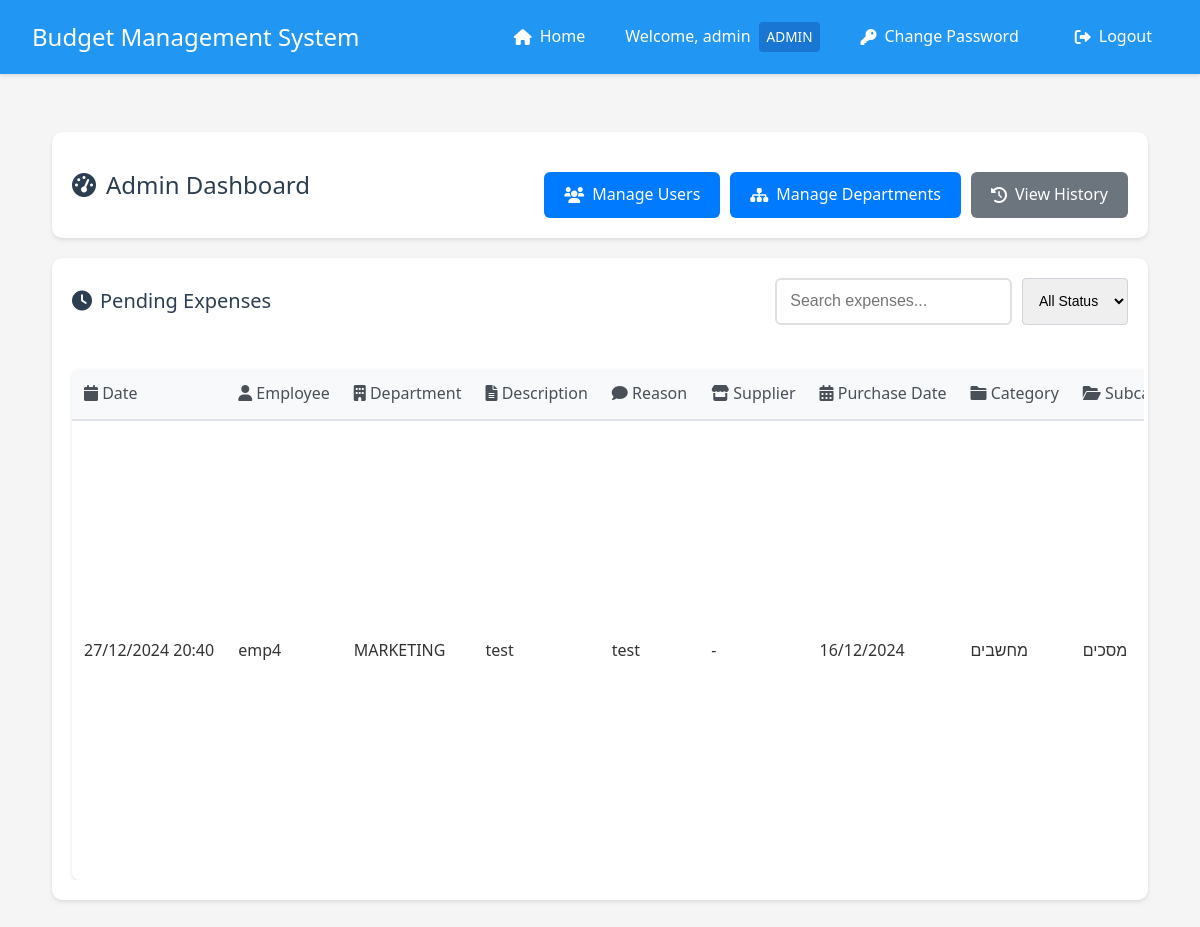
Page /manager/dashboard (signed in) on the earlier database version.
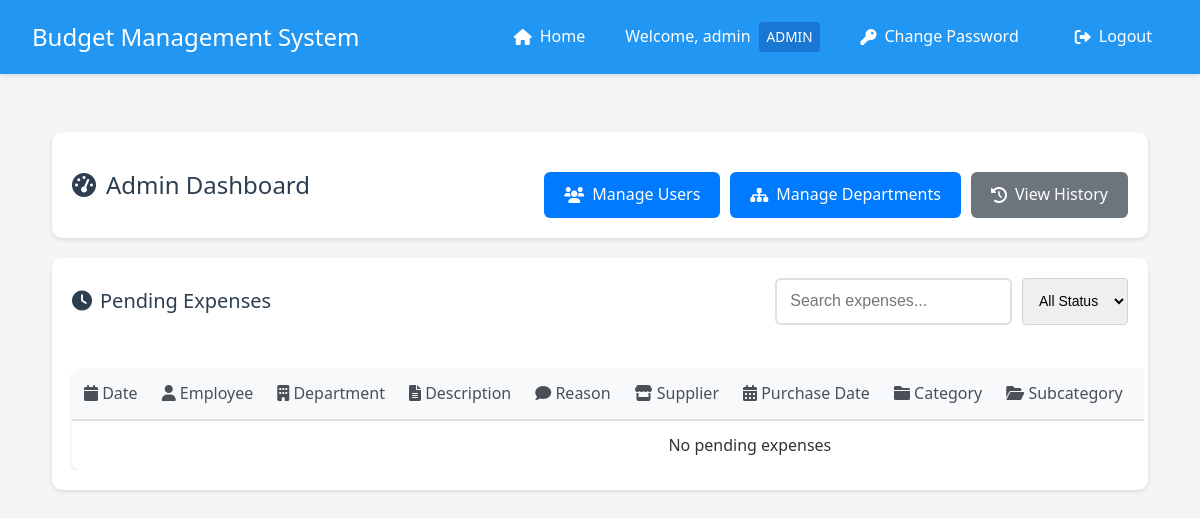
Same page on the later database version.
### app.py (models this page shows, shortened)
class Expense(db.Model):
    __tablename__ = 'expense'
    id = db.Column(db.Integer, primary_key=True)
    amount = db.Column(db.Float, nullable=False)
    description = db.Column(db.String(200))
    reason = db.Column(db.String(500))
    type = db.Column(db.String(50), nullable=False, default='needs_approval')
    date = db.Column(db.DateTime, nullable=False, default=datetime.utcnow)
    status = db.Column(db.String(20), default='pending')
    user_id = db.Column(db.Integer, db.ForeignKey('user.id'), nullable=False)
    subcategory_id = db.Column(db.Integer, db.ForeignKey('subcategory.id'), nullable=False)
    quote_filename = db.Column(db.String(255))
    invoice_filename = db.Column(db.String(255))
    receipt_filename = db.Column(db.String(255))
    manager_id = db.Column(db.Integer, db.ForeignKey('user.id'), nullable=True)
    handled_at = db.Column(db.DateTime, nullable=True)
    rejection_reason = db.Column(db.String(500))
    is_paid = db.Column(db.Boolean, default=False)
    paid_by_id = db.Column(db.Integer, db.ForeignKey('user.id'), nullable=True)
    paid_at = db.Column(db.DateTime, nullable=True)
    supplier_id = db.Column(db.Integer, db.ForeignKey('supplier.id'), nullable=True)
    purchase_date = db.Column(db.DateTime, nullable=True)
    payment_method = db.Column(db.String(50), default='credit')
    paid_by = db.relationship('User',
                            foreign_keys=[paid_by_id],
                            backref=db.backref('paid_expenses', lazy='dynamic'))

class User(UserMixin, db.Model):
    __tablename__ = 'user'
    id = db.Column(db.Integer, primary_key=True)
    username = db.Column(db.String(80), unique=True, nullable=False)
    email = db.Column(db.String(120), unique=False, nullable=False)
    password = db.Column(db.String(120), nullable=False)
    is_manager = db.Column(db.Boolean, default=False)
    is_admin = db.Column(db.Boolean, default=False)
    is_accounting = db.Column(db.Boolean, default=False)
    status = db.Column(db.String(20), default='active')  # active, inactive, pending
    department_id = db.Column(db.Integer, db.ForeignKey('department.id'))
    home_department = db.relationship('Department',
                                    foreign_keys=[department_id],
                                    back_populates='employees')
    managed_departments = db.relationship('Department',
                                       secondary=manager_departments,
                                       backref=db.backref('department_managers', lazy='dynamic'))
    submitted_expenses = db.relationship('Expense',
                                       primaryjoin='User.id==Expense.user_id',
                                       backref='submitter',
                                       lazy=True)
    handled_expenses = db.relationship('Expense',
                                     primaryjoin='User.id==Expense.manager_id',
                                     backref='handler',
                                     lazy=True)

class Department(db.Model):
    __tablename__ = 'department'
    id = db.Column(db.Integer, primary_key=True)
    name = db.Column(db.String(100), nullable=False)
    budget = db.Column(db.Float, default=0.0)
    employees = db.relationship('User', foreign_keys='User.department_id', back_populates='home_department')
    categories = db.relationship('Category', backref='department', lazy=True)

class Category(db.Model):
    __tablename__ = 'category'
    id = db.Column(db.Integer, primary_key=True)
    name = db.Column(db.String(100), nullable=False)
    budget = db.Column(db.Float, default=0.0)
    department_id = db.Column(db.Integer, db.ForeignKey('department.id'), nullable=False)
    subcategories = db.relationship('Subcategory', backref='category', lazy=True)

class Subcategory(db.Model):
    __tablename__ = 'subcategory'
    id = db.Column(db.Integer, primary_key=True)
    name = db.Column(db.String(100), nullable=False)
    budget = db.Column(db.Float, default=0.0)
    category_id = db.Column(db.Integer, db.ForeignKey('category.id'), nullable=False)
    expenses = db.relationship('Expense', backref='subcategory', lazy=True)

### app.py (the view, shortened to what this page needs)
@app.route('/manager/dashboard')
@login_required
def manager_dashboard():
    if not current_user.is_manager:
        return redirect(url_for('employee_dashboard'))
    dept_expenses = db.session.query(
        Department.id,
        db.func.sum(Expense.amount).label('total_expenses')
    ).join(
        Category, Department.id == Category.department_id
    ).join(
        Subcategory, Category.id == Subcategory.category_id
    ).join(
        Expense, Subcategory.id == Expense.subcategory_id
    ).filter(
        Expense.status == 'approved',
        Expense.type != 'future_approval'  # Exclude future approvals
    ).group_by(Department.id).subquery()
    cat_expenses = db.session.query(
        Category.id,
        db.func.sum(Expense.amount).label('total_expenses')
    ).join(
        Subcategory, Category.id == Subcategory.category_id
    ).join(
        Expense, Subcategory.id == Expense.subcategory_id
    ).filter(
        Expense.status == 'approved',
        Expense.type != 'future_approval'  # Exclude future approvals
    ).group_by(Category.id).subquery()
    subcat_expenses = db.session.query(
        Subcategory.id,
        db.func.sum(Expense.amount).label('total_expenses')
    ).join(
        Expense, Subcategory.id == Expense.subcategory_id
    ).filter(
        Expense.status == 'approved',
        Expense.type != 'future_approval'  # Exclude future approvals
    ).group_by(Subcategory.id).subquery()
    if current_user.username == 'admin':
        pending_expenses = Expense.query.join(User, Expense.user_id == User.id)\
            .join(Subcategory, Expense.subcategory_id == Subcategory.id)\
            .join(Category, Subcategory.category_id == Category.id)\
            .join(Department, Category.department_id == Department.id)\
            .outerjoin(dept_expenses, Department.id == dept_expenses.c.id)\
            .outerjoin(cat_expenses, Category.id == cat_expenses.c.id)\
            .outerjoin(subcat_expenses, Subcategory.id == subcat_expenses.c.id)\
            .filter(Expense.status == 'pending')\
            .add_columns(
                Department.name.label('department_name'),
                Department.budget.label('department_budget'),
                (Department.budget - db.func.coalesce(dept_expenses.c.total_expenses, 0)).label('department_remaining'),
                Category.name.label('category_name'),
                Category.budget.label('category_budget'),
                (Category.budget - db.func.coalesce(cat_expenses.c.total_expenses, 0)).label('category_remaining'),
                Subcategory.name.label('subcategory_name'),
                Subcategory.budget.label('subcategory_budget'),
                (Subcategory.budget - db.func.coalesce(subcat_expenses.c.total_expenses, 0)).label('subcategory_remaining')
            ).order_by(Expense.date.desc()).all()
    return render_template('manager_dashboard.html', expenses=pending_expenses)

### app.py (called while the page is built)
@login_manager.user_loader
def load_user(user_id):
    user = User.query.get(int(user_id))
    if user and user.status == 'inactive':
        return None
    return user

@app.template_filter('format_expense_type')
def format_expense_type(value):
    types = {
        'future_approval': 'Approval for future purchase',
        'auto_approved': 'Automatically approved expense',
        'needs_approval': 'Needs manager approval',
        'pre_approved': 'Pre-approved by manager'
    }
    return types.get(value, value)

### templates/manager_dashboard.html (shortened to what this page needs)
{% extends "base.html" %}
{% block content %}
<div class="container">
    <div class="dashboard-header">
        <div class="header-main">
            {% if current_user.is_admin %}
            <h1><i class="fas fa-tachometer-alt"></i> Admin Dashboard</h1>
            {% else %}
            <h1><i class="fas fa-tachometer-alt"></i> Manager Dashboard</h1>
            {% endif %}
        </div>
        <div class="action-buttons">
            {% if current_user.is_admin %}
            <a href="{{ url_for('manage_users') }}" class="btn primary">
                <i class="fas fa-users"></i> Manage Users
            </a>
            <a href="{{ url_for('manage_departments') }}" class="btn primary">
                <i class="fas fa-sitemap"></i> Manage Departments
            </a>
            {% else %}
            <a href="{{ url_for('submit_expense') }}" class="btn primary">
                <i class="fas fa-plus"></i> Submit Expense
            </a>
            {% endif %}
            <a href="{{ url_for('expense_history') }}" class="btn secondary">
                <i class="fas fa-history"></i> View History
            </a>
        </div>
    </div>
    <div class="card expenses-card">
        <div class="card-header">
            <h2><i class="fas fa-clock"></i> Pending Expenses</h2>
            <div class="card-actions">
                <input type="text" id="expenseSearch" placeholder="Search expenses..." class="search-input">
                <select id="statusFilter" class="filter-select">
                    <option value="all">All Status</option>
                </select>
            </div>
        </div>
        <div class="table-responsive">
            <table class="expenses-table">
                <thead>
                    <tr>
                        <th class="date-col"><i class="fas fa-calendar"></i> Date</th>
                        <th><i class="fas fa-user"></i> Employee</th>
                        <th><i class="fas fa-building"></i> Department</th>
                        <th><i class="fas fa-file-alt"></i> Description</th>
                        <th><i class="fas fa-comment"></i> Reason</th>
                        <th><i class="fas fa-store"></i> Supplier</th>
                        <th class="date-col"><i class="fas fa-calendar-alt"></i> Purchase Date</th>
                        <th><i class="fas fa-folder"></i> Category</th>
                        <th><i class="fas fa-folder-open"></i> Subcategory</th>
                        <th> Type</th>
                    </tr>
                </thead>
                <tbody>
                    {% for expense, dept_name, dept_budget, dept_remaining, cat_name, cat_budget, cat_remaining, subcat_name, subcat_budget, subcat_remaining in expenses %}
                    <tr>
                        <td title="{{ expense.date.strftime('%d/%m/%Y %H:%M:%S') }}">{{ expense.date.strftime('%d/%m/%Y %H:%M') }}</td>
                        <td>{{ expense.submitter.username }}</td>
                        <td>{{ expense.submitter.home_department.name if expense.submitter.home_department else 'No Department' }}</td>
                        <td>{{ expense.description }}</td>
                        <td>{{ expense.reason }}</td>
                        <td>{{ expense.supplier_name if expense.supplier_name else '-' }}</td>
                        <td>{{ expense.purchase_date.strftime('%d/%m/%Y') if expense.purchase_date else '-' }}</td>
                        <td>{{ expense.subcategory.category.name if expense.subcategory else '-' }}</td>
                        <td>{{ expense.subcategory.name if expense.subcategory else '-' }}</td>
                    </tr>
                    {% endfor %}
                    {% if not expenses %}
                    <tr>
                        <td colspan="12" class="text-center">No pending expenses</td>
                    </tr>
                    {% endif %}
                </tbody>
            </table>
        </div>
    </div>
</div>
{% endblock %}

Differences in the rows shown:
removed Expense: date "27/12/2024 20:40", submitter.username "emp4", submitter.home_department "MARKETING", description "test", reason "test", supplier_name "-", purchase_date "16/12/2024", subcategory.category "מחשבים", subcategory "מסכים"
Other differences:
text now shown: "No pending expenses"
